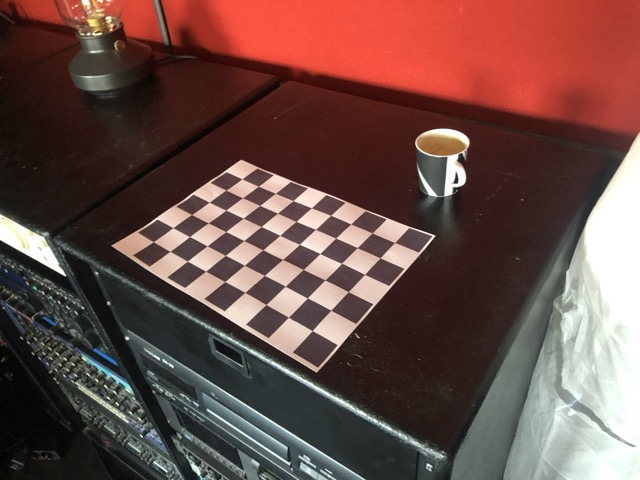
#> input picture my_calibration_images/IMG_9565 Medium.jpg, 640 x 480 px; its folder holds only this picture in this run
$ jupyter execute --allow-errors NB5.1_camera_calibration.ipynb   (shell and % lines are left out)
#> lines starting #> are read from the running program, lines starting #| are printed output that depends on the picture; after the words box and inside, x2 and y2 are one past the last pixel; in counts of white or black regions, pixels touching at a corner belong together
# NB5.1 — Calibração de Câmara com Padrões de Xadrez

## Objetivos de Aprendizagem

Neste caderno, pretende-se que o estudante consiga:

1. **Compreender o modelo de câmara pinhole** e a relação entre coordenadas 3D do mundo e coordenadas 2D da imagem.
2. **Detectar cantos de um padrão de xadrez** em múltiplas poses usando OpenCV, quantificando as taxas de sucesso e falha.
3. **Estimar os parâmetros intrínsecos da câmara** — distância focal, ponto principal, e coeficientes de distorção — através de um pipeline de calibração não linear.
4. **Quantificar a qualidade da calibração** utilizando o erro de reprojeção (RMS) e identificar as causas prováveis de erros elevados.
5. **Aplicar a calibração aos seus próprios dados capturados** e diagnosticar deficiências de captura ou alinhamento de câmara.

Este caderno integra dados generalistas de exemplo para aprendizagem imediata, seguidos de um espaço claro para análise dos seus próprios dados.

**Competência alvo:** C5.1 — Calibrar uma câmara monocular utilizando um padrão planar, estimar os parâmetros intrínsecos com OpenCV, e quantificar a qualidade da calibração através do erro de reprojeção (RMS).

---

[](https://colab.research.google.com/github/ppestana-supervisor/ComputerVision/blob/main/NB5.1_camera_calibration.ipynb)

> **Nota importante**
>
> Este notebook é carregado diretamente a partir do repositório oficial no GitHub e é apenas para **leitura**.
> As alterações **não ficam guardadas**.
>
> Para guardar uma versão pessoal:
> - No Colab, ir a **Ficheiro → Guardar uma cópia no Drive**.
> - A cópia ficará disponível em `O meu Drive / Colab Notebooks`.
>
> Para colaboração:
> - Abrir a versão pessoal no Google Drive.
> - Clicar em **Partilhar** → **Qualquer pessoa com o link pode editar** (ou adicionar os colegas manualmente).
> - A partir daí, todos podem editar em tempo real, como num Google Docs.
>
> Para guardar resultados (imagens, ficheiros, etc.) no  Drive:
> ```python
> from google.colab import drive
> drive.mount('/content/drive')
> ```
> Depois gravar, por exemplo, em:
> ```python
> img.save('/content/drive/MyDrive/PDI_outputs/resultado.png')
> ```

[cell 1]
### !!! Executar esta célula primeiro, se dentro do Colab
# Clona o repositório completo para garantir acesso aos dados/imagens.

from pathlib import Path
import os

repo_dir = Path("/content/ComputerVision")

if not repo_dir.exists():
    !git clone https://github.com/ppestana-supervisor/ComputerVision.git {repo_dir}

os.chdir(repo_dir)
print("Diretório atual:", os.getcwd())
print("Conteúdo:", os.listdir("."))

[cell 2]
import cv2
import numpy as np
import matplotlib.pyplot as plt
import matplotlib.patches as mpatches
from pathlib import Path
from glob import glob
import warnings
warnings.filterwarnings('ignore')

plt.rcParams['figure.constrained_layout.use'] = True
plt.rcParams['figure.figsize'] = (12, 8)
plt.rcParams['font.size'] = 10

## Fase 1: Geração de Dados Sintéticos de Exemplo

Para garantir que possa começar imediatamente, este caderno gera um conjunto de imagens sintéticas de um padrão de xadrez de 10×7 quadrados (resultando em 9×6 cantos internos) capturado em várias poses. Estas imagens simulam uma câmara real com distorção radial e tangencial.

O padrão tem dimensões de 25 mm × 25 mm por quadrado. As poses variam em rotação e translação para criar um conjunto de calibração realista. Na prática, o estudante capturaria estas imagens com um padrão impresso físico e uma câmara real (algo que pediremos mais à frente).

[cell 3]
def create_synthetic_checkerboard_images(num_images=15, pattern_size=(9, 6), square_size=25.0):
#> called with num_images = 12, pattern_size = (9, 6), square_size = 25
    images = []
    object_points_list = []

    width, height = 640, 480

    K_true = np.array([
        [600, 0, width / 2],
        [0, 600, height / 2],
        [0, 0, 1]
    ], dtype=np.float32)

    dist_true = np.array([0.1, -0.05, 0.001, 0.0005, -0.02], dtype=np.float32)

    cols, rows = pattern_size

    # Inner corner object points: what OpenCV will detect
    object_points = np.zeros((cols * rows, 3), dtype=np.float32)
    object_points[:, :2] = np.mgrid[0:cols, 0:rows].T.reshape(-1, 2)
    object_points *= square_size

    # Full board grid points, including outer border
    # For 9×6 inner corners, we need 10×7 squares = 11×8 grid vertices
    board_vertices = []
    for y in range(-1, rows + 1):
        for x in range(-1, cols + 1):
            board_vertices.append([x * square_size, y * square_size, 0])
    board_vertices = np.array(board_vertices, dtype=np.float32)

    grid_width = cols + 2   # vertices horizontally
    grid_height = rows + 2  # vertices vertically

    attempts = 0

    while len(images) < num_images and attempts < num_images * 20:
        attempts += 1

        angle_x = np.random.uniform(-25, 25)
        angle_y = np.random.uniform(-25, 25)
        angle_z = np.random.uniform(-15, 15)

        rvec = np.array([
            np.radians(angle_x),
            np.radians(angle_y),
            np.radians(angle_z)
        ], dtype=np.float32)

        tvec = np.array([
            np.random.uniform(-70, 70),
            np.random.uniform(-50, 50),
            450 + np.random.uniform(-70, 70)
        ], dtype=np.float32)

        # Project inner corners
        image_points_inner, _ = cv2.projectPoints(
            object_points, rvec, tvec, K_true, dist_true
        )
        corners_inner = image_points_inner.reshape(-1, 2)

        # Keep only fully visible boards
        in_bounds = np.sum(
            (corners_inner[:, 0] > 20) & (corners_inner[:, 0] < width - 20) &
            (corners_inner[:, 1] > 20) & (corners_inner[:, 1] < height - 20)
        )

        if in_bounds != len(object_points):
            continue

        # Project full board vertices
        image_points_board, _ = cv2.projectPoints(
            board_vertices, rvec, tvec, K_true, dist_true
        )
        corners_board = image_points_board.reshape(-1, 2)

        # Create image
        img = np.ones((height, width, 3), dtype=np.uint8) * 200

        # Draw 10×7 chessboard squares
        for y in range(rows + 1):
            for x in range(cols + 1):
                idx00 = y * grid_width + x
                idx10 = y * grid_width + (x + 1)
                idx11 = (y + 1) * grid_width + (x + 1)
                idx01 = (y + 1) * grid_width + x

                square = corners_board[[idx00, idx10, idx11, idx01]].astype(np.int32)

                color = (30, 30, 30) if (x + y) % 2 == 0 else (230, 230, 230)
                cv2.fillConvexPoly(img, square, color)

        images.append(img)
        object_points_list.append(object_points.copy())

    return images, object_points_list, K_true, dist_true


img_list, obj_points_list, K_true, dist_true = create_synthetic_checkerboard_images(num_images=12)

print(f"Generated {len(img_list)} synthetic calibration images.")

if len(img_list) > 0:
    print(f"Image size: {img_list[0].shape}")

print("True camera matrix K:")
print(K_true)

print("True distortion coefficients:")
print(dist_true)

## Fase 2: Visualização e Carregamento de Imagens

Abaixo, carregamos o conjunto de imagens geradas (ou as suas próprias imagens de calibração, se as tiver). Exibimos as primeiras imagens para verificar a qualidade e confirmar que o padrão de xadrez é claramente visível.

[cell 4]
fig, axes = plt.subplots(2, 2, figsize=(12, 10))
for idx, ax in enumerate(axes.flat):
    if idx < len(img_list):
        ax.imshow(cv2.cvtColor(img_list[idx], cv2.COLOR_BGR2RGB))
        ax.set_title(f'Image {idx + 1}')
    ax.axis('off')
plt.suptitle('Sample Synthetic Calibration Images', fontsize=14, fontweight='bold')
plt.show()
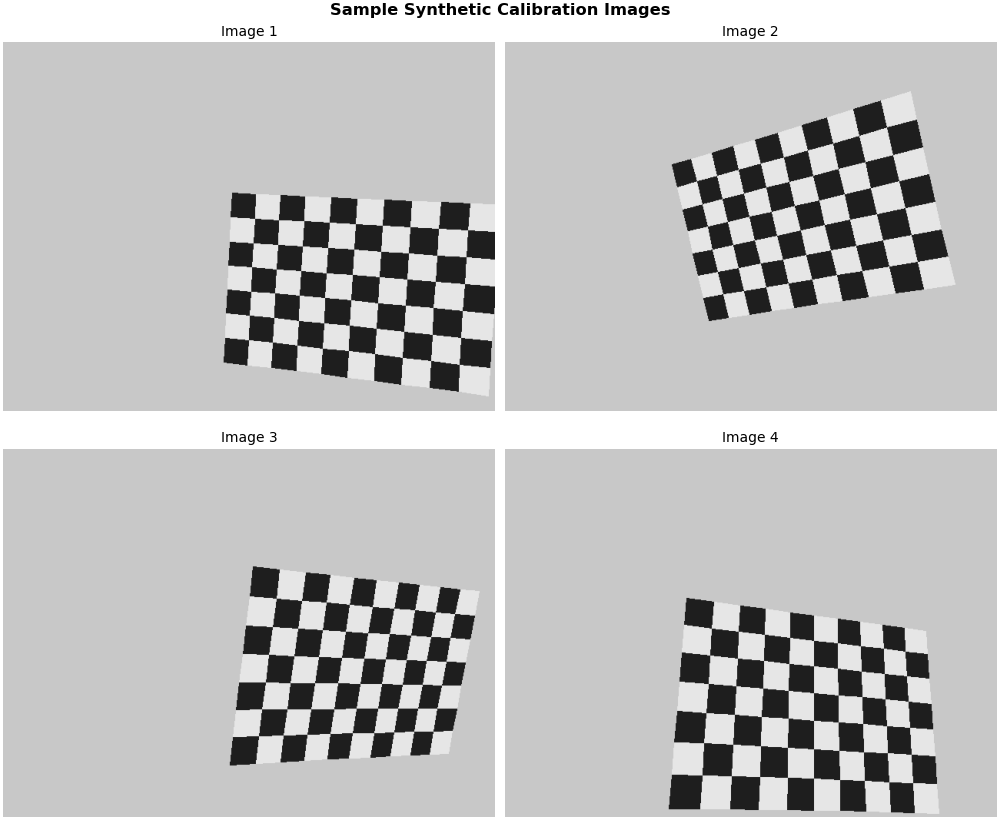
#> figure drawn by matplotlib, 4 panels

print(f"Loaded {len(img_list)} images for calibration.")

## Fase 3: Detecção de Cantos do Padrão de Xadrez

A função `cv2.findChessboardCorners()` detecta os cantos interiores do padrão de xadrez em cada imagem. Utiliza um algoritmo de refinamento de subespaço para atingir precisão sub-pixel. Sucesso significa que todos os 54 cantos (9 × 6) foram localizados.

Os cantos detectados serão depois ligados aos correspondentes pontos 3D no mundo, criando pares (ponto 3D, ponto 2D imagem) que alimentam o algoritmo de calibração.

[cell 5]
def detect_chessboard_corners(images, pattern_size=(9, 6)):
#> called with pattern_size = (9, 6)
    all_image_points = []
    image_points_per_image = []
    success_count = 0
    flags = (
        cv2.CALIB_CB_ADAPTIVE_THRESH +
        cv2.CALIB_CB_NORMALIZE_IMAGE
    )
    for img in images:
        gray = cv2.cvtColor(img, cv2.COLOR_BGR2GRAY)
        ret, corners = cv2.findChessboardCorners(gray, pattern_size, flags)
        if ret:
            corners_refined = cv2.cornerSubPix(
                gray,
                corners,
                (11, 11),
                (-1, -1),
                criteria=(
                    cv2.TERM_CRITERIA_EPS + cv2.TERM_CRITERIA_MAX_ITER,
                    30,
                    0.001
                )
            )

            all_image_points.append(corners_refined)
            image_points_per_image.append(corners_refined.reshape(-1, 2))
            success_count += 1
        else:
            image_points_per_image.append(None)

    return all_image_points, success_count, image_points_per_image

detected_corners, success_count, corners_per_img = detect_chessboard_corners(img_list)
print("Corner detection results:")
print(f"  Successfully detected: {success_count} / {len(img_list)} images")
print(f"  Corners per image: {len(detected_corners[0]) if detected_corners else 0} expected 54")

## Fase 4: Visualização dos Cantos Detectados

Aqui, desenhamos os cantos detectados sobre a primeira imagem. Cantos em azul no plot indicam sucesso; a ausência de cantos indica que `cv2.findChessboardCorners()` falhou. Uma falha frequente sugere iluminação inadequada, foco deficiente, ou um padrão parcialmente visível na imagem.

[cell 6]
fig, axes = plt.subplots(1, 2, figsize=(14, 6))

if len(detected_corners) > 0:
    img_with_corners = cv2.drawChessboardCorners(img_list[0].copy(), (9, 6), detected_corners[0], True)
    axes[0].imshow(cv2.cvtColor(img_with_corners, cv2.COLOR_BGR2RGB))
    axes[0].set_title('Detected Corners (First Image)', fontweight='bold')
else:
    axes[0].text(0.5, 0.5, 'No corners detected', ha='center', va='center')
    axes[0].set_title('Detected Corners (First Image)', fontweight='bold')
axes[0].axis('off')

detection_counts = [1 if corners is not None else 0 for corners in corners_per_img]
axes[1].bar(range(len(detection_counts)), detection_counts, color='steelblue', edgecolor='black')
axes[1].set_xlabel('Image Index')
axes[1].set_ylabel('Detection Success (0=Failed, 1=Success)')
axes[1].set_title('Corner Detection per Image')
axes[1].set_ylim(0, 1.1)
axes[1].grid(axis='y', alpha=0.3)

plt.show()
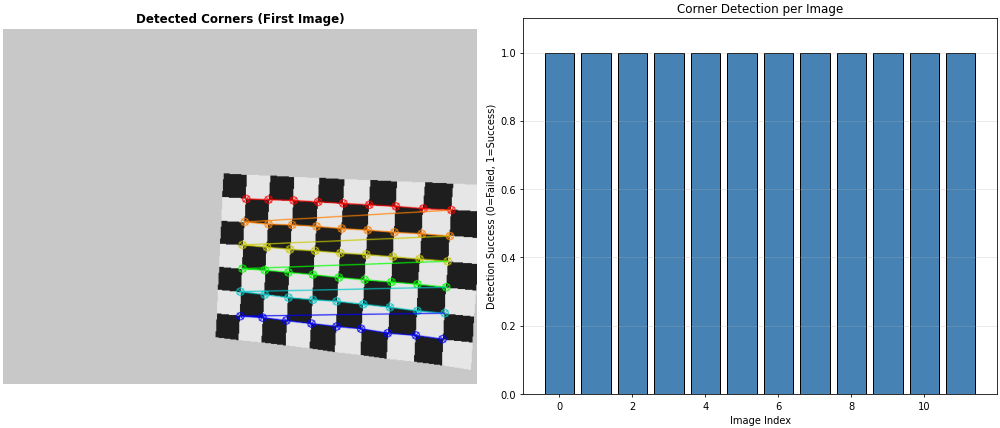
#> figure drawn by matplotlib, 2 panels

## Fase 5: Calibração de Câmara com OpenCV

A função `cv2.calibrateCamera()` resolve o problema de calibração não linear. Minimiza o erro de reprojeção entre os pontos 3D projetados e os cantos 2D observados na imagem, ajustando simultaneamente os parâmetros intrínsecos (matriz K) e extrínsecos (rotação e translação de cada imagem).

Os parâmetros intrínsecos incluem:
- **fx, fy:** Distância focal em píxeis (horizontal e vertical)
- **cx, cy:** Coordenadas do ponto principal (centro de projeção)
- **k1, k2, p1, p2, k3, ...:** Coeficientes de distorção (radial e tangencial)

O valor de retorno é o erro RMS global: quanto menor, melhor a calibração.

[cell 7]
def prepare_calibration_data(obj_points_list, detected_corners, pattern_size=(9, 6), square_size=25.0):
#> called with pattern_size = (9, 6), square_size = 25
    objectPoints = []
    imagePoints = []

    world_pts = np.zeros((pattern_size[0] * pattern_size[1], 3), dtype=np.float32)
    world_pts[:, :2] = np.mgrid[0:pattern_size[0], 0:pattern_size[1]].T.reshape(-1, 2)
    world_pts *= square_size

    for corners in detected_corners:
        objectPoints.append(world_pts)
        imagePoints.append(corners.reshape(-1, 2))

    return objectPoints, imagePoints


objectPoints, imagePoints = prepare_calibration_data(obj_points_list, detected_corners)

image_size = (img_list[0].shape[1], img_list[0].shape[0])

rms_error, K, dist_coeffs, rvecs, tvecs = cv2.calibrateCamera(
    objectPoints, imagePoints, image_size,
    None, None,
    flags=cv2.CALIB_FIX_PRINCIPAL_POINT
)

print(f"Calibration Results:")
print(f"  RMS Reprojection Error: {rms_error:.4f} pixels")
print(f"  Image size: {image_size}")
print(f"\nIntrinsic Matrix K:")
print(f"  fx = {K[0, 0]:.2f}")
print(f"  fy = {K[1, 1]:.2f}")
print(f"  cx = {K[0, 2]:.2f}")
print(f"  cy = {K[1, 2]:.2f}")
print(f"\nDistortion Coefficients:")
print(f"  k1, k2 (radial):  {dist_coeffs[0, 0]:.6f}, {dist_coeffs[0, 1]:.6f}")
print(f"  p1, p2 (tangential): {dist_coeffs[0, 2]:.6f}, {dist_coeffs[0, 3]:.6f}")
if len(dist_coeffs[0]) > 4:
    print(f"  k3 (radial):      {dist_coeffs[0, 4]:.6f}")

## Fase 6: Verificação de Reprojeção

Reprojetamos os pontos 3D do mundo de volta para a imagem utilizando a matriz K calibrada e os coeficientes de distorção. Comparamos estes pontos reprojetados com os cantos detectados originalmente. Uma sobreposição próxima (erro < 0.5 píxeis) indica uma calibração de alta qualidade.

[cell 8]
def compute_reprojection_errors(objectPoints, imagePoints, K, dist_coeffs, rvecs, tvecs):
    mean_errors = []

    for i in range(len(objectPoints)):
        projected_points, _ = cv2.projectPoints(objectPoints[i], rvecs[i], tvecs[i], K, dist_coeffs)
        projected_points = projected_points.reshape(-1, 2)
        observed = imagePoints[i]

        errors = np.linalg.norm(projected_points - observed, axis=1)
        mean_errors.append(errors)

    return mean_errors


reprojection_errors = compute_reprojection_errors(objectPoints, imagePoints, K, dist_coeffs, rvecs, tvecs)

fig, axes = plt.subplots(1, 2, figsize=(14, 5))

if len(detected_corners) > 0:
    img_repr = img_list[0].copy()

    # Draw detected corners in blue
    for corner in imagePoints[0].astype(int):
        cv2.circle(img_repr, tuple(corner), 4, (255, 0, 0), 2)
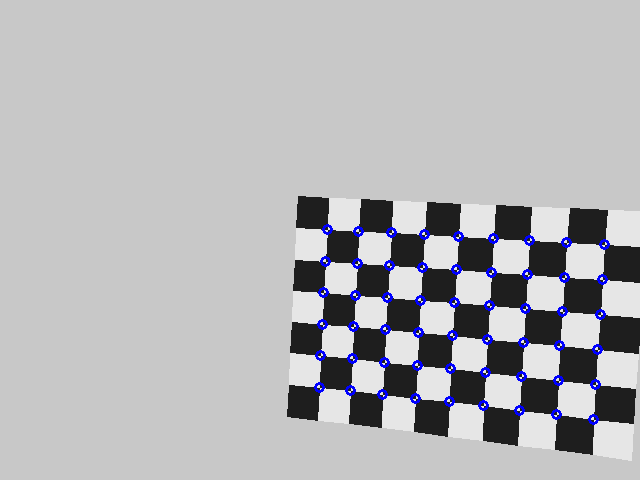
#> img_repr: shape (480, 640, 3); mean of channels 0, 1, 2 183, 180, 180; drawn as B, G, R

    # Project and draw reprojected corners in red
    reprojected, _ = cv2.projectPoints(objectPoints[0], rvecs[0], tvecs[0], K, dist_coeffs)
    reprojected = reprojected.reshape(-1, 2).astype(int)
    for corner in reprojected:
        cv2.circle(img_repr, tuple(corner), 3, (0, 0, 255), 2)
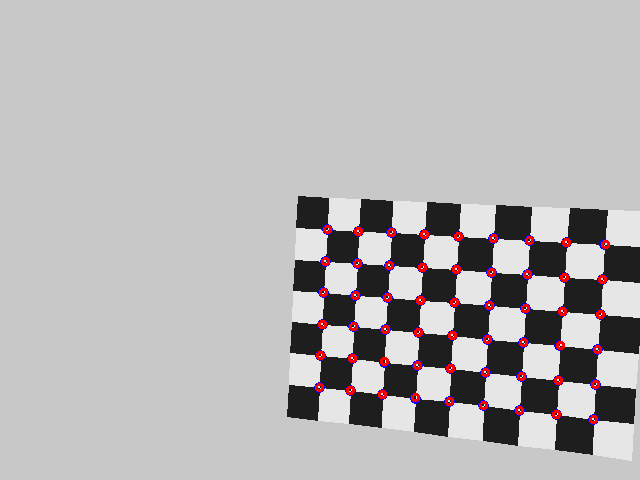
#> img_repr: shape (480, 640, 3); 1.04% of pixels changed, all inside (x1, y1, x2, y2) = (315, 225, 610, 424); drawn as B, G, R

    axes[0].imshow(cv2.cvtColor(img_repr, cv2.COLOR_BGR2RGB))
    axes[0].set_title('Detected (Blue) vs. Reprojected (Red)', fontweight='bold')
    axes[0].axis('off')

    blue_patch = mpatches.Patch(color=(0, 0, 1), label='Detected')
    red_patch = mpatches.Patch(color=(1, 0, 0), label='Reprojected')
    axes[0].legend(handles=[blue_patch, red_patch], loc='upper right')

# Plot RMS errors per image
rms_per_image = [np.mean(err) for err in reprojection_errors]
axes[1].bar(range(len(rms_per_image)), rms_per_image, color='coral', edgecolor='black')
axes[1].axhline(y=np.mean(rms_per_image), color='red', linestyle='--', linewidth=2, label=f'Mean: {np.mean(rms_per_image):.3f}')
axes[1].set_xlabel('Image Index')
axes[1].set_ylabel('Mean Reprojection Error (pixels)')
axes[1].set_title('Per-Image RMS Error')
axes[1].legend()
axes[1].grid(axis='y', alpha=0.3)

plt.show()
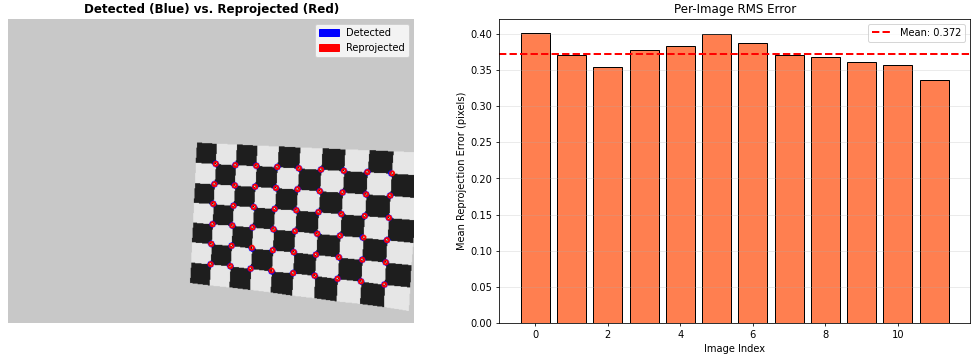
#> figure drawn by matplotlib, 2 panels; panel 2: tallest bar 0.401 high, from x = -0.4 to 0.4

print(f"Reprojection Error Analysis:")
print(f"  Per-image RMS (pixels): min={np.min(rms_per_image):.4f}, max={np.max(rms_per_image):.4f}, mean={np.mean(rms_per_image):.4f}")

## Fase 7: Transição para os seus Próprios Dados

Para a parte com dados reais, imprima um padrão de xadrez com 10×7 quadrados, correspondente a 9×6 cantos interiores. Cole-o numa superfície plana e fotografe-o em pelo menos 15–20 poses distintas. A próxima célula gera esse padrão (em Colab, do lado esquerdo ir a files, e procurar o ficheiro dentro de Calibratio_pattern). Na célula seguinte, defina o caminho para a pasta que contém as suas fotografias. As imagens devem conter por inteiro o padrão de xadrez 9×6 capturado em várias poses.

[cell 9]
cols_squares = 10
rows_squares = 7
square_size_mm = 20
out_dir = Path("calibration_pattern")
out_dir.mkdir(exist_ok=True)
pattern = np.indices((rows_squares, cols_squares)).sum(axis=0) % 2
fig_w_in = (cols_squares * square_size_mm) / 25.4
fig_h_in = (rows_squares * square_size_mm) / 25.4
fig, ax = plt.subplots(figsize=(fig_w_in, fig_h_in), dpi=300)
ax.imshow(pattern, cmap="gray", interpolation="nearest", vmin=0, vmax=1)
ax.set_axis_off()
plt.subplots_adjust(left=0, right=1, top=1, bottom=0)
png_path = out_dir / "checkerboard_9x6_inner_corners_20mm.png"
pdf_path = out_dir / "checkerboard_9x6_inner_corners_20mm.pdf"

fig.savefig(png_path, dpi=300, bbox_inches="tight", pad_inches=0)
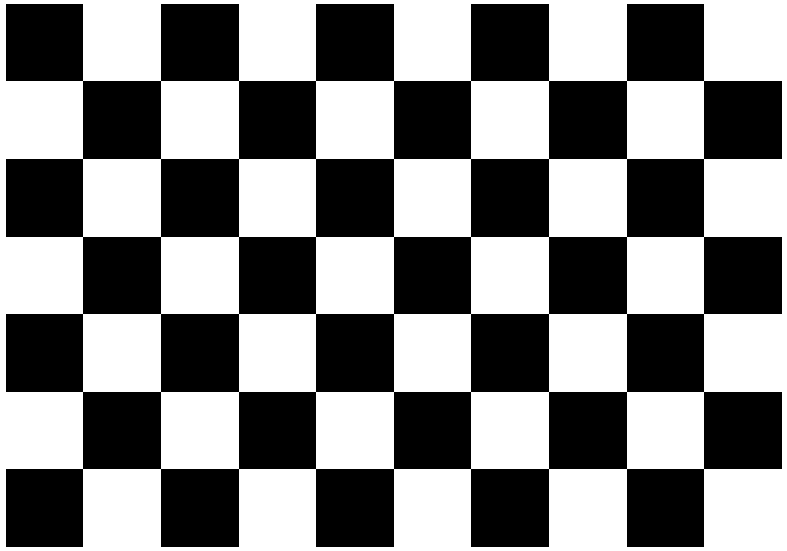
#> figure drawn by matplotlib, 1 panel
fig.savefig(pdf_path, bbox_inches="tight", pad_inches=0)
plt.close(fig)

print(f"Saved: {png_path}")
print(f"Saved: {pdf_path}")
print("Print at 100% / Actual size.")
print("Board size:", cols_squares * square_size_mm, "mm ×", rows_squares * square_size_mm, "mm")
print("Square size:", square_size_mm, "mm")

[cell 10]
# Path to your own calibration images (edit if necessary)
user_data_path = Path("./my_calibration_images")

if user_data_path.exists():
    user_images_paths = sorted(glob(str(user_data_path / "*.jpg"))) + sorted(glob(str(user_data_path / "*.png")))
    user_img_list = [cv2.imread(path) for path in user_images_paths]
#> user_img_list = 1 item
    user_img_list = [img for img in user_img_list if img is not None]
    print(f"Loaded {len(user_img_list)} images from {user_data_path}")
#| Loaded 1 images from my_calibration_images
    if len(user_img_list) > 0:
        print(f"Image size: {user_img_list[0].shape}")
#| Image size: (480, 640, 3)
else:
    print(f"Path {user_data_path} not found. Continuing with synthetic data.")
    user_img_list = None
